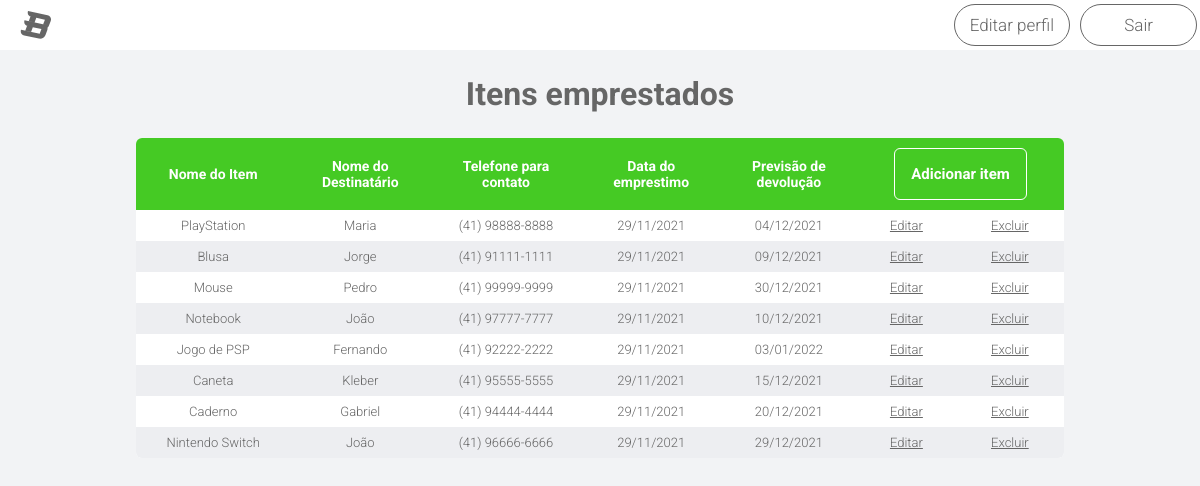
Screenshot of /views/index.php (signed in) with the database file from the repository.
### tables this page shows
CREATE TABLE `itens` (
  `id` int(11) NOT NULL,
  `nome` varchar(100) NOT NULL,
  `destinatario` varchar(150) NOT NULL,
  `telefone` varchar(15) NOT NULL,
  `publicacao` date NOT NULL,
  `previsao` varchar(15) NOT NULL
);

### views/index.php (the view, shortened to what this page needs)
<?php
include('../process/connection.php');
$sql = "SELECT id, nome, destinatario, telefone, publicacao, previsao FROM itens";
$result = mysqli_query($conn, $sql);
?>
<!DOCTYPE html>
<html lang="pt-br">
<head>
    <link rel="stylesheet" href="../styles/main.css" />
    <link rel="stylesheet" href="../styles/landing-page.css" />
</head>
<body>
    <header class="header">
        <img src="../img/logo.svg" class="logo" />
        <nav>
            <ul class="nav-links">
                <li><a href="profile.php" class="nav-a">Editar perfil</a></li>
                <li><a href="../process/logout.php" class="nav-a">Sair</a></li>
            </ul>
        </nav>
    </header>
    <h1 class="h1">Itens emprestados</h1>
    <div class="itens">
        <table>
            <thead>
                <tr>
                    <th>Nome do Item</th>
                    <th>Nome do</br>Destinatário</th>
                    <th>Telefone para</br>contato</th>
                    <th>Data do </br>emprestimo</th>
                    <th>Previsão de</br>devolução</th>
                    <th colspan="2"><a href="register.php" class="table-a">Adicionar item</a></th>
                </tr>
            </thead>
            <tbody>
                <?php
                while($row = mysqli_fetch_assoc($result)) {
                    echo "<tr>
                            <td>". $row['nome'] ."</td>
                            <td>". $row['destinatario'] ."</td>
                            <td>". $row['telefone'] ."</td>
                            <td>". $date = date('d/m/Y', strtotime($row['publicacao'])) ."</td>
                            <td>". $date = date('d/m/Y', strtotime($row['previsao'])) ."</td>
                            <td><a href='edit_item.php?id=". $row['id'] ."'>Editar</a></td>
                            <td><a href='delete_item.php?id=". $row['id'] ."'>Excluir</a></td>
                        </tr>";
                }
                ?>
            </tbody>
        </table>
    </div>
</body>
</html>

### styles/main.css (style rules this page uses)
:root { --primary-color: #45ca24; --primary-color-dark: #299e0c; --bg-color: #F2F3F5; --text-color: #666666; --light-color: #FFFFFF; }
* { margin: 0; padding: 0; box-sizing: border-box; font-family: "Roboto", sans-serif; color: var(--text-color); }
html { height: 100%; }

### styles/landing-page.css (style rules this page uses)
body { height: 100vh; display: flex; flex-direction: column; background-color: var(--bg-color); color: var(--text-color); font-weight: 300; }
header { height: 50px; display: flex; justify-content: space-between; align-items: center; background-color: var(--light-color); }
.logo { display: flex; margin-left: 20px; }
.nav-a { padding: 0.6rem; border-radius: 2rem; border: 1px solid var(--text-color); font-size: 17px; color: var(--text-color); text-decoration: none; }
.nav-links a { width: 7.3rem; list-style: none; display: flex; justify-content: center; }
.nav-links li { justify-content: flex-end; display: inline-block; padding: 3px; }
.h1 { padding: 25px; width: 100%; display: flex; flex-direction: column; align-items: center; color: var(--text-color); font-weight: 700; }
form, .itens { background: var(--light-color); width: 100%; margin: 32px auto; padding: 32px 64px; border-radius: 6px; display: flex; flex-direction: column; color: var(--text-color); }
table { width: 100%; margin: 0px 0 0 0; border-collapse: collapse; text-align: center; }
.itens { margin-top: 0px; max-width: 58rem; max-height: 50rem; padding: 0; overflow: auto; }
.table-a { padding: 1rem; border-radius: 6px; border: 1px solid var(--light-color); font-size: 15px; color: var(--light-color); text-decoration: none; }
.itens thead th { padding: 20px; position: sticky; top: 0; background-color: var(--primary-color); font-size: 14px; color: var(--light-color); }
th, td { padding: 8px; font-size: 13px; }
tr:nth-of-type(even) { background-color: #edeef1; }
tr:nth-of-type(odd) { background-color: #fff; }

### rows the page displays
itens: nome "PlayStation", destinatario "Maria", telefone "(41) 98888-8888", publicacao "29/11/2021", previsao "04/12/2021"
itens: nome "Blusa", destinatario "Jorge", telefone "(41) 91111-1111", publicacao "29/11/2021", previsao "09/12/2021"
itens: nome "Mouse", destinatario "Pedro", telefone "(41) 99999-9999", publicacao "29/11/2021", previsao "30/12/2021"
itens: nome "Notebook", destinatario "João", telefone "(41) 97777-7777", publicacao "29/11/2021", previsao "10/12/2021"
itens: nome "Jogo de PSP", destinatario "Fernando", telefone "(41) 92222-2222", publicacao "29/11/2021", previsao "03/01/2022"
itens: nome "Caneta", destinatario "Kleber", telefone "(41) 95555-5555", publicacao "29/11/2021", previsao "15/12/2021"
itens: nome "Caderno", destinatario "Gabriel", telefone "(41) 94444-4444", publicacao "29/11/2021", previsao "20/12/2021"
itens: nome "Nintendo Switch", destinatario "João", telefone "(41) 96666-6666", publicacao "29/11/2021", previsao "29/12/2021"
